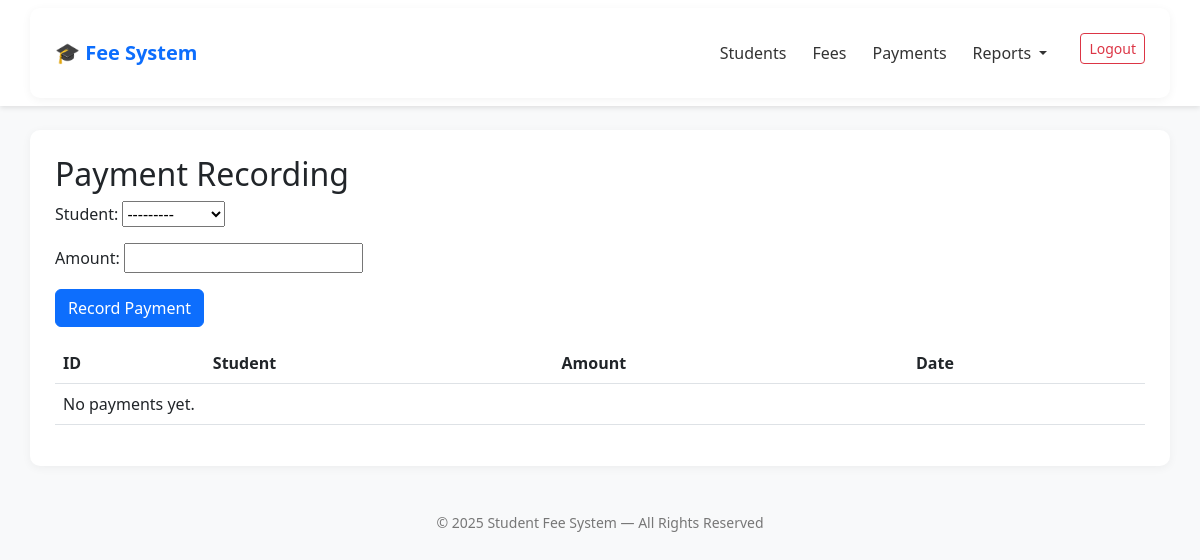
Page /payments/ (signed in) on the earlier database version.
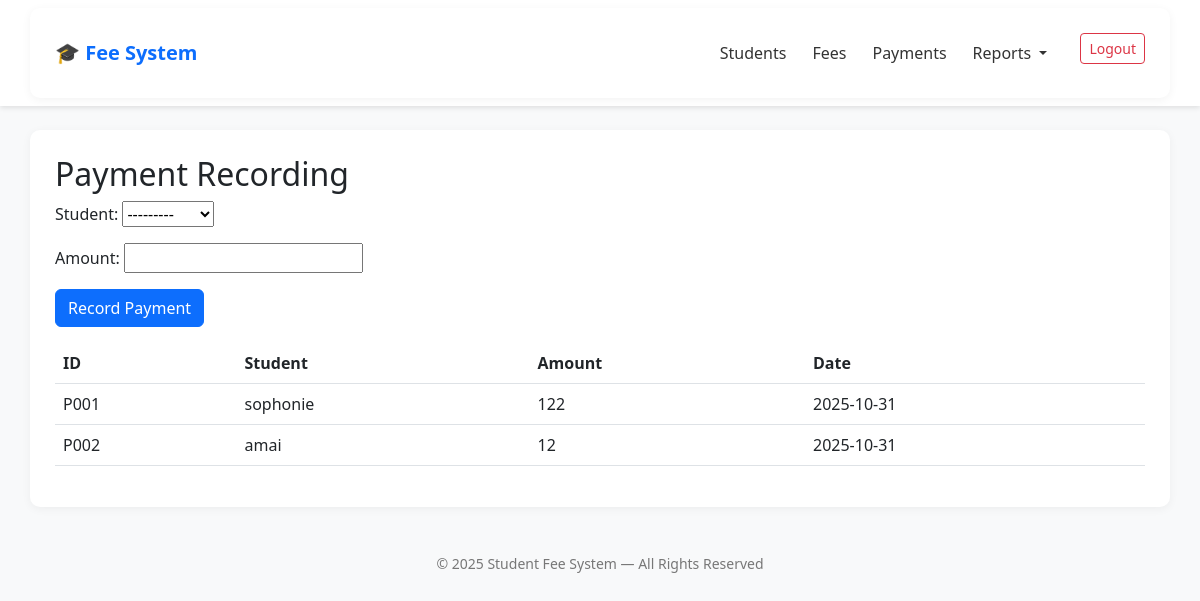
Same page on the later database version.
### management/models.py (models this page shows, shortened)
class Student(models.Model):
    student_id = models.CharField(max_length=10, unique=True, primary_key=True)  # e.g., S001
    name = models.CharField(max_length=100)
    program = models.CharField(max_length=100)
    campus = models.CharField(max_length=50)
    year_of_study = models.PositiveIntegerField(validators=[MinValueValidator(1)])
    def __str__(self):
        return self.name

class Payment(models.Model):
    payment_id = models.CharField(max_length=10, unique=True, primary_key=True)  # e.g., P001
    student = models.ForeignKey(Student, on_delete=models.CASCADE)
    amount = models.PositiveIntegerField(validators=[MinValueValidator(1)])
    date = models.DateField(auto_now_add=True)  # Auto-set to today

### management/views.py (the view, shortened to what this page needs)
# urls.py: path('payments/', views.PaymentRecordView.as_view(), name='payment_record'),
class PaymentRecordView(LoginRequiredMixin, ListView):
    model = Payment
    template_name = 'management/payment_record.html'
    context_object_name = 'payments'
    ordering = ['-date']  # Newest first
    def get_context_data(self, **kwargs):
        context = super().get_context_data(**kwargs)
        context['form'] = PaymentForm()  # Empty form for GET
        return context

### management/forms.py
class PaymentForm(forms.ModelForm):
    class Meta:
        model = Payment
        fields = ['student', 'amount']
        widgets = {
            'amount': forms.NumberInput(attrs={'min': 1}),
        }

### templates/management/payment_record.html (shortened to what this page needs)
{% extends 'base.html' %}
{% block content %}
<h2>Payment Recording</h2>
<form method="post">
    {{ form.as_p }}
    <button type="submit" class="btn btn-primary">Record Payment</button>
</form>
<table class="table mt-3">
    <thead>
        <tr>
            <th>ID</th><th>Student</th><th>Amount</th><th>Date</th>
        </tr>
    </thead>
    <tbody>
        {% for payment in payments %}
        <tr>
            <td>{{ payment.payment_id }}</td>
            <td>{{ payment.student.name }}</td>
            <td>{{ payment.amount }}</td>
            <td>{{ payment.date|date:"Y-m-d" }}</td>
        </tr>
        {% empty %}
        <tr><td colspan="4">No payments yet.</td></tr>
        {% endfor %}
    </tbody>
</table>
{% endblock %}

### templates/base.html (shortened to what this page needs)
<!DOCTYPE html>
<html lang="en">
<head>
    <link href="https://cdn.jsdelivr.net/npm/bootstrap@5.3.0/dist/css/bootstrap.min.css" rel="stylesheet">
</head>
<body>
    <nav class="navbar navbar-expand-lg bg-white navbar-light sticky-top">
        <div class="container">
            <a class="navbar-brand" href="{% url 'student_list' %}">🎓 Fee System</a>
            <div class="collapse navbar-collapse justify-content-end" id="navbarNav">
                <ul class="navbar-nav">
                    <li class="nav-item"><a class="nav-link" href="{% url 'student_list' %}">Students</a></li>
                    <li class="nav-item"><a class="nav-link" href="{% url 'fee_structure_list' %}">Fees</a></li>
                    <li class="nav-item"><a class="nav-link" href="{% url 'payment_record' %}">Payments</a></li>
                    <li class="nav-item dropdown">
                        <a class="nav-link dropdown-toggle" href="#" id="reportsDropdown" role="button" data-bs-toggle="dropdown">
                            Reports
                        </a>
                    </li>
                    {% if user.is_authenticated %}
                    <li class="nav-item">
                        <form action="{% url 'logout' %}" method="post" class="d-inline">
                            <button type="submit" class="btn btn-outline-danger btn-sm btn-logout">Logout</button>
                        </form>
                    </li>
                    {% endif %}
                </ul>
            </div>
        </div>
    </nav>
    <main class="container mt-4">
        {% block content %} {% endblock %}
    </main>
    <footer class="py-3">
        &copy; {{ year|default:2025 }} Student Fee System — All Rights Reserved
    </footer>
</body>
</html>

### templates/base.html (style rules this page uses)
body { background-color: #f8f9fa; font-family: 'Segoe UI', Tahoma, Geneva, Verdana, sans-serif; }
.navbar { box-shadow: 0 2px 5px rgba(0, 0, 0, 0.1); }
.navbar-brand { font-weight: 600; color: #0d6efd !important; }
.nav-link { color: #333 !important; margin-right: 10px; transition: color 0.2s ease-in-out; }
.btn-logout { margin-left: 15px; }
.container { background: white; border-radius: 10px; padding: 25px; box-shadow: 0 2px 10px rgba(0, 0, 0, 0.05); }
footer { text-align: center; margin-top: 30px; color: #777; font-size: 14px; }

Differences in the rows shown:
added Payment: payment_id "P001", student.name "sophonie", amount "122", date "2025-10-31"
added Payment: payment_id "P002", student.name "amai", amount "12", date "2025-10-31"
Other differences:
text no longer shown: "No payments yet."
